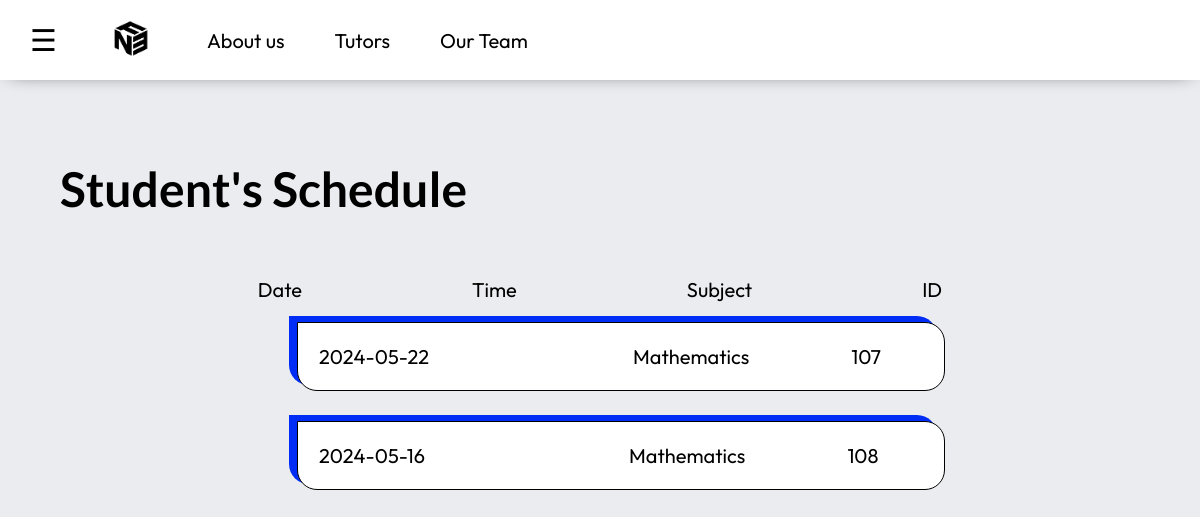
Page /schedule.php (signed in) on the committed database.
### tables this page shows
CREATE TABLE `booking_db` (
  `Booking_ID` int(11) NOT NULL,
  `Student_ID` varchar(6) NOT NULL,
  `Tutor_ID` varchar(6) NOT NULL,
  `Level_Code` varchar(3) NOT NULL,
  `Allocation_ID` int(11) DEFAULT NULL,
  `Subject_ID` varchar(5) DEFAULT NULL,
  `Booking_Date` date DEFAULT NULL
);

CREATE TABLE `subject_db` (
  `Subject_ID` varchar(5) NOT NULL,
  `Subject_Name` varchar(25) NOT NULL
);

### schedule.php (the view, shortened to what this page needs)
<link rel="stylesheet" href="style/schedule.css">
<?php
 include("connection.php");
 include("sidebar_student.php");
?>
<center>
<section class="schedule">
  <h1> Student's Schedule </h1>
  <div class="placeholder">
    <tr>
      <span>Date</span>
      <span>Time</span>
      <span>Subject</span>
      <span>ID</span>
    </tr>
  </div>
  <div class="table">
    <table>
    <?php
      $student_id = $_SESSION["username"];
      $sql = "select * from booking_db
        join subject_db on booking_db.Subject_ID = subject_db.Subject_ID
        join allocation_db on booking_db.Allocation_ID = allocation_db.Allocation_ID
        where Student_ID = '$student_id' ";
      $data = mysqli_query($connection, $sql);
      while ($result = mysqli_fetch_array($data)){
      echo "<tr>
          <td> $result[Booking_Date] </td>
          <td> $result[Timeslot] </td>
          <td> $result[Subject_Name] </td>
          <td> $result[Booking_ID] </td>
        </tr>";
      }
    ?>
    </table>
  </div>
</section>
</center>

### style/schedule.css (style rules this page uses)
section.schedule { padding-top: 15vh; display: flex; flex-direction: column; margin-right: auto; margin-left: auto; width: 90%; gap: 20px; }
section.schedule h1 { font-family: "Lato", sans-serif; display: flex; align-self: left; font-size: 6vh; }
section.schedule .table tr { background-color: white; border: 1px solid black; width: 100%; align-self: center; padding: 20px; border-radius: 0px 20px 20px 20px; box-shadow: -8px -6px 0px 0px rgb(0, 45, 246); font-family: "Outfit", sans-serif; }
.placeholder { display: flex; flex-direction: row; flex-wrap: wrap; align-self: center; font-family: "Outfit", sans-serif; gap: 170px; font-size: 20px; }
section.schedule .table table { font-size: 20px; display: flex; flex-wrap: wrap; align-content: center; justify-content: center; }
section.schedule .table tbody tr { display: flex; align-content: center; flex-wrap: wrap; gap: 100px; }

### style/top_page.css (style rules this page uses)
body { background-color: #EBECF0; margin: 0; padding: 0; }

### rows in the picture
booking_db: Booking_Date "2024-05-22", Subject_ID.Subject_Name "Mathematics", Booking_ID "107"
booking_db: Booking_Date "2024-05-16", Subject_ID.Subject_Name "Mathematics", Booking_ID "108"
